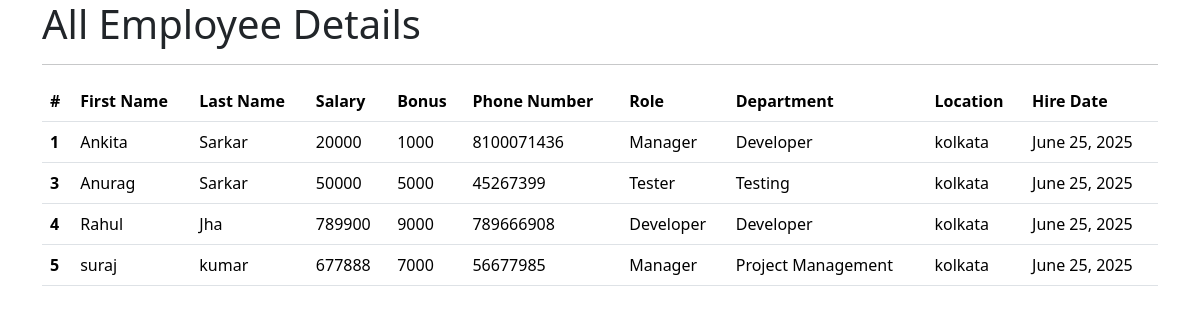
The page /all_emp on the database as committed earlier.
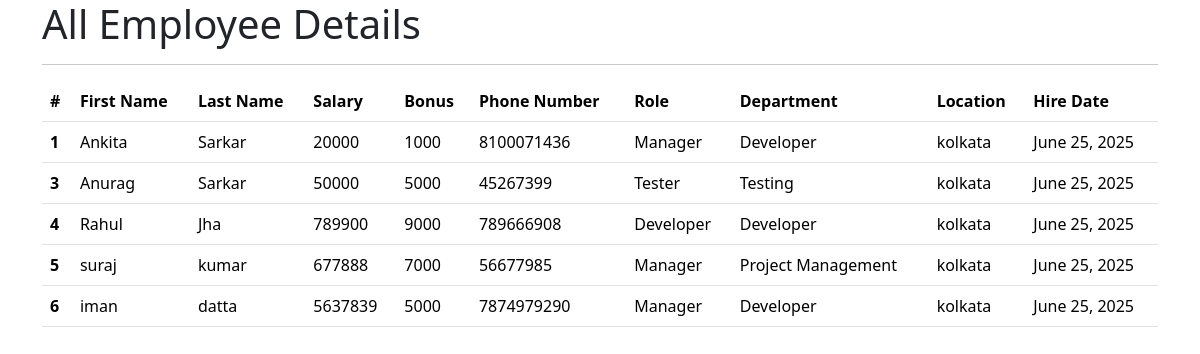
The same page on the database as committed later.
### emp_app/models.py (models this page shows, shortened)
class Employee(models.Model):
  first_name=models.CharField(max_length=100,null=False)
  last_name=models.CharField(max_length=100)
  dept=models.ForeignKey(Department,on_delete=models.CASCADE)
  salary=models.IntegerField(default=0)
  bonus=models.IntegerField(default=0)
  role=models.ForeignKey(Role,on_delete=models.CASCADE)
  phone=models.IntegerField(default=0)
  hire_date=models.DateField()
  def __str__(self):
    return "%s %s %s" %(self.first_name,self.last_name,self.phone)

class Role(models.Model):
  name=models.CharField(max_length=100,null=False)

class Department(models.Model):
  name=models.CharField(max_length=100,null=False)
  location=models.CharField(max_length=100)

### emp_app/views.py (the view)
# urls.py: path('all_emp',views.all_emp,name='all_emp'),
def all_emp(request):
    emps = Employee.objects.all()
    context = {
        'emps': emps
    }
    print(context)
    return render(request, 'viewAllEmp.html', context)

### emp_app/templates/viewAllEmp.html (shortened to what this page needs)
<!doctype html>
<html lang="en">
  <head>
    <link href="https://cdn.jsdelivr.net/npm/bootstrap@5.3.7/dist/css/bootstrap.min.css" rel="stylesheet">
  </head>
  <body>
    <div class="container">
      <h1>All Employee Details</h1>
      <hr>
      <table class="table">
  <thead>
    <tr>
      <th scope="col">#</th>
      <th scope="col">First Name</th>
      <th scope="col">Last Name</th>
      <th scope="col">Salary</th>
      <th scope="col">Bonus</th>
      <th scope="col">Phone Number</th>
      <th scope="col">Role</th>
      <th scope="col">Department</th>
      <th scope="col">Location</th>
      <th scope="col">Hire Date</th>
    </tr>
  </thead>
  <tbody>
    {% for emp in emps %}
    <tr>
      <th scope="row">{{emp.id}}</th>
      <td>{{emp.first_name}}</td>
      <td>{{emp.last_name}}</td>
      <td>{{emp.salary}}</td>
      <td>{{emp.bonus}}</td>
      <td>{{emp.phone}}</td>
      <td>{{emp.role.name}}</td>
      <td>{{emp.dept.name}}</td>
      <td>{{emp.dept.location}}</td>
      <td>{{emp.hire_date}}</td>
    </tr>
  </tbody>
   {% endfor %}
</table>
    </div>
  </body>
</html>

Rows that differ between the two databases and show on the page:
added Employee: id "6", first_name "iman", last_name "datta", salary "5637839", bonus "5000", phone "7874979290", role.name "Manager", dept.name "Developer", dept.location "kolkata", hire_date "June 25, 2025"
